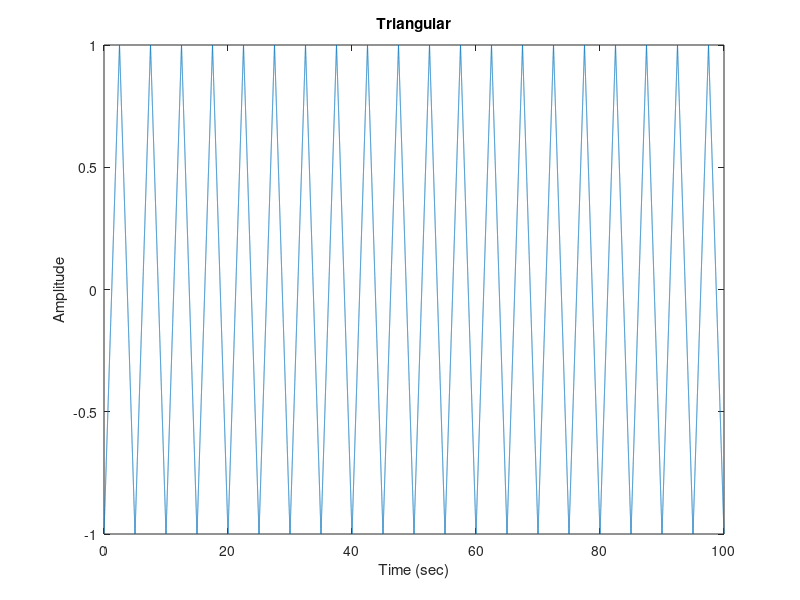

The MATLAB script that drew this image:
function tema2()

fs = 2000;
t = 0:1/fs:100;
a = sawtooth(0.4*pi*t, 0.5);
plot(t,a);


xlabel('Time (sec)')
ylabel('Amplitude')
title('Triangular')

end